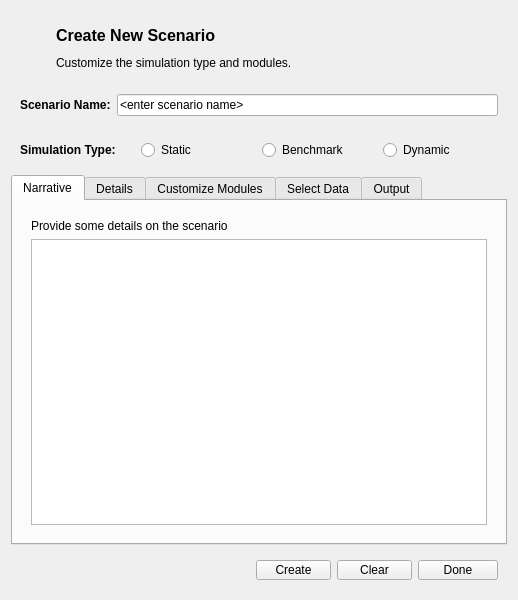
<?xml version="1.0" encoding="UTF-8"?>
<ui version="4.0">
 <class>NewScenarioDialog</class>
 <widget class="QDialog" name="NewScenarioDialog">
  <property name="geometry">
   <rect>
    <x>0</x>
    <y>0</y>
    <width>518</width>
    <height>600</height>
   </rect>
  </property>
  <property name="windowTitle">
   <string>Add Data...</string>
  </property>
  <property name="windowIcon">
   <iconset>
    <normaloff>../../../../../ubeatsicon.ico</normaloff>../../../../../ubeatsicon.ico</iconset>
  </property>
  <layout class="QVBoxLayout" name="verticalLayout">
   <item>
    <widget class="QWidget" name="title_widget" native="true">
     <layout class="QGridLayout" name="gridLayout_3">
      <item row="0" column="0">
       <widget class="QLabel" name="title_logo">
        <property name="minimumSize">
         <size>
          <width>30</width>
          <height>30</height>
         </size>
        </property>
        <property name="maximumSize">
         <size>
          <width>30</width>
          <height>30</height>
         </size>
        </property>
        <property name="text">
         <string/>
        </property>
        <property name="pixmap">
         <pixmap resource="graphics/ubeats.qrc">:/icons/Map-icon (1).png</pixmap>
        </property>
        <property name="scaledContents">
         <bool>true</bool>
        </property>
       </widget>
      </item>
      <item row="0" column="1">
       <widget class="QLabel" name="title">
        <property name="font">
         <font>
          <pointsize>12</pointsize>
          <weight>75</weight>
          <bold>true</bold>
         </font>
        </property>
        <property name="text">
         <string>Create New Scenario</string>
        </property>
       </widget>
      </item>
      <item row="1" column="1">
       <widget class="QLabel" name="subtitle">
        <property name="text">
         <string>Customize the simulation type and modules.</string>
        </property>
       </widget>
      </item>
     </layout>
    </widget>
   </item>
   <item>
    <widget class="QWidget" name="name_widget" native="true">
     <layout class="QHBoxLayout" name="horizontalLayout">
      <item>
       <widget class="QLabel" name="name_lbl">
        <property name="whatsThis">
         <string>Rainfall time series, obtain data from weather station or climate authority of your city. Time series should be in rainfall depth and have units millimetres.</string>
        </property>
        <property name="text">
         <string>&lt;html&gt;&lt;head/&gt;&lt;body&gt;&lt;p&gt;&lt;span style=&quot; font-weight:600;&quot;&gt;Scenario Name:&lt;/span&gt;&lt;/p&gt;&lt;/body&gt;&lt;/html&gt;</string>
        </property>
       </widget>
      </item>
      <item>
       <widget class="QLineEdit" name="name_box">
        <property name="enabled">
         <bool>true</bool>
        </property>
        <property name="text">
         <string>&lt;enter scenario name&gt;</string>
        </property>
        <property name="readOnly">
         <bool>false</bool>
        </property>
       </widget>
      </item>
     </layout>
    </widget>
   </item>
   <item>
    <widget class="QWidget" name="simtype_widget" native="true">
     <layout class="QHBoxLayout" name="horizontalLayout_3">
      <item>
       <widget class="QLabel" name="simtype_lbl">
        <property name="whatsThis">
         <string>Rainfall time series, obtain data from weather station or climate authority of your city. Time series should be in rainfall depth and have units millimetres.</string>
        </property>
        <property name="text">
         <string>&lt;html&gt;&lt;head/&gt;&lt;body&gt;&lt;p&gt;&lt;span style=&quot; font-weight:600;&quot;&gt;Simulation Type:&lt;/span&gt;&lt;/p&gt;&lt;/body&gt;&lt;/html&gt;</string>
        </property>
       </widget>
      </item>
      <item>
       <widget class="QRadioButton" name="static_radio">
        <property name="text">
         <string>Static</string>
        </property>
        <property name="icon">
         <iconset resource="graphics/ubeats.qrc">
          <normaloff>:/icons/camera.png</normaloff>:/icons/camera.png</iconset>
        </property>
       </widget>
      </item>
      <item>
       <widget class="QRadioButton" name="benchmark_radio">
        <property name="text">
         <string>Benchmark</string>
        </property>
        <property name="icon">
         <iconset resource="graphics/ubeats.qrc">
          <normaloff>:/icons/78125-park-bench.png</normaloff>:/icons/78125-park-bench.png</iconset>
        </property>
       </widget>
      </item>
      <item>
       <widget class="QRadioButton" name="dynamic_radio">
        <property name="text">
         <string>Dynamic</string>
        </property>
        <property name="icon">
         <iconset resource="graphics/ubeats.qrc">
          <normaloff>:/icons/55191-clock-symbol-of-circular-shape.png</normaloff>:/icons/55191-clock-symbol-of-circular-shape.png</iconset>
        </property>
       </widget>
      </item>
     </layout>
    </widget>
   </item>
   <item>
    <widget class="QTabWidget" name="setup_widget">
     <property name="currentIndex">
      <number>0</number>
     </property>
     <widget class="QWidget" name="narrative_tab">
      <attribute name="icon">
       <iconset resource="graphics/ubeats.qrc">
        <normaloff>:/icons/pages-brown-icon.png</normaloff>:/icons/pages-brown-icon.png</iconset>
      </attribute>
      <attribute name="title">
       <string>Narrative</string>
      </attribute>
      <layout class="QVBoxLayout" name="verticalLayout_2">
       <item>
        <layout class="QVBoxLayout" name="verticalLayout_6">
         <property name="margin">
          <number>9</number>
         </property>
         <item>
          <widget class="QLabel" name="narrative_lbl">
           <property name="whatsThis">
            <string>Rainfall time series, obtain data from weather station or climate authority of your city. Time series should be in rainfall depth and have units millimetres.</string>
           </property>
           <property name="text">
            <string>&lt;html&gt;&lt;head/&gt;&lt;body&gt;&lt;p&gt;Provide some details on the scenario&lt;/p&gt;&lt;/body&gt;&lt;/html&gt;</string>
           </property>
          </widget>
         </item>
         <item>
          <widget class="QPlainTextEdit" name="narrative_box">
           <property name="minimumSize">
            <size>
             <width>0</width>
             <height>100</height>
            </size>
           </property>
           <property name="documentTitle">
            <string/>
           </property>
           <property name="plainText">
            <string>&lt;enter scenario description&gt;</string>
           </property>
          </widget>
         </item>
        </layout>
       </item>
      </layout>
     </widget>
     <widget class="QWidget" name="details_tab">
      <attribute name="icon">
       <iconset resource="graphics/ubeats.qrc">
        <normaloff>:/icons/Settings-icon.png</normaloff>:/icons/Settings-icon.png</iconset>
      </attribute>
      <attribute name="title">
       <string>Details</string>
      </attribute>
      <layout class="QVBoxLayout" name="verticalLayout_8">
       <item>
        <widget class="QWidget" name="timestep_widget" native="true">
         <layout class="QGridLayout" name="gridLayout_6">
          <property name="margin">
           <number>14</number>
          </property>
          <item row="0" column="2">
           <widget class="QSpinBox" name="startyear_spin">
            <property name="minimumSize">
             <size>
              <width>75</width>
              <height>0</height>
             </size>
            </property>
            <property name="minimum">
             <number>1900</number>
            </property>
            <property name="maximum">
             <number>2500</number>
            </property>
            <property name="value">
             <number>2018</number>
            </property>
           </widget>
          </item>
          <item row="0" column="5">
           <spacer name="horizontalSpacer_2">
            <property name="orientation">
             <enum>Qt::Horizontal</enum>
            </property>
            <property name="sizeHint" stdset="0">
             <size>
              <width>40</width>
              <height>20</height>
             </size>
            </property>
           </spacer>
          </item>
          <item row="0" column="0">
           <widget class="QLabel" name="simyear_lbl">
            <property name="minimumSize">
             <size>
              <width>120</width>
              <height>0</height>
             </size>
            </property>
            <property name="whatsThis">
             <string>Rainfall time series, obtain data from weather station or climate authority of your city. Time series should be in rainfall depth and have units millimetres.</string>
            </property>
            <property name="text">
             <string>&lt;html&gt;&lt;head/&gt;&lt;body&gt;&lt;p&gt;Simulation Year:&lt;/p&gt;&lt;/body&gt;&lt;/html&gt;</string>
            </property>
           </widget>
          </item>
          <item row="0" column="3">
           <widget class="QLabel" name="simyear_lbl2">
            <property name="text">
             <string>to</string>
            </property>
           </widget>
          </item>
          <item row="0" column="4">
           <widget class="QSpinBox" name="endyear_spin">
            <property name="minimumSize">
             <size>
              <width>75</width>
              <height>0</height>
             </size>
            </property>
            <property name="minimum">
             <number>1900</number>
            </property>
            <property name="maximum">
             <number>2500</number>
            </property>
            <property name="value">
             <number>2068</number>
            </property>
           </widget>
          </item>
          <item row="1" column="0">
           <widget class="QLabel" name="timestep_lbl">
            <property name="minimumSize">
             <size>
              <width>120</width>
              <height>0</height>
             </size>
            </property>
            <property name="whatsThis">
             <string>Rainfall time series, obtain data from weather station or climate authority of your city. Time series should be in rainfall depth and have units millimetres.</string>
            </property>
            <property name="text">
             <string>&lt;html&gt;&lt;head/&gt;&lt;body&gt;&lt;p&gt;Dynamic Time Step:&lt;/p&gt;&lt;/body&gt;&lt;/html&gt;</string>
            </property>
           </widget>
          </item>
          <item row="1" column="2">
           <widget class="QSpinBox" name="timestep_spin">
            <property name="suffix">
             <string> years</string>
            </property>
            <property name="minimum">
             <number>1</number>
            </property>
            <property name="maximum">
             <number>20</number>
            </property>
            <property name="value">
             <number>1</number>
            </property>
           </widget>
          </item>
         </layout>
        </widget>
       </item>
       <item>
        <widget class="QWidget" name="timestep_widget_2" native="true">
         <layout class="QGridLayout" name="gridLayout_7">
          <property name="margin">
           <number>14</number>
          </property>
          <item row="0" column="2">
           <widget class="QSpinBox" name="benchmark_spin">
            <property name="minimumSize">
             <size>
              <width>75</width>
              <height>0</height>
             </size>
            </property>
            <property name="minimum">
             <number>10</number>
            </property>
            <property name="maximum">
             <number>10000</number>
            </property>
            <property name="singleStep">
             <number>10</number>
            </property>
            <property name="value">
             <number>100</number>
            </property>
           </widget>
          </item>
          <item row="0" column="3">
           <spacer name="horizontalSpacer_3">
            <property name="orientation">
             <enum>Qt::Horizontal</enum>
            </property>
            <property name="sizeHint" stdset="0">
             <size>
              <width>40</width>
              <height>20</height>
             </size>
            </property>
           </spacer>
          </item>
          <item row="0" column="0">
           <widget class="QLabel" name="benchmark_lbl">
            <property name="minimumSize">
             <size>
              <width>120</width>
              <height>0</height>
             </size>
            </property>
            <property name="whatsThis">
             <string>Rainfall time series, obtain data from weather station or climate authority of your city. Time series should be in rainfall depth and have units millimetres.</string>
            </property>
            <property name="text">
             <string>&lt;html&gt;&lt;head/&gt;&lt;body&gt;&lt;p&gt;Benchmark Iterations:&lt;/p&gt;&lt;/body&gt;&lt;/html&gt;</string>
            </property>
           </widget>
          </item>
         </layout>
        </widget>
       </item>
       <item>
        <spacer name="verticalSpacer_3">
         <property name="orientation">
          <enum>Qt::Vertical</enum>
         </property>
         <property name="sizeHint" stdset="0">
          <size>
           <width>20</width>
           <height>193</height>
          </size>
         </property>
        </spacer>
       </item>
      </layout>
     </widget>
     <widget class="QWidget" name="module_tab">
      <attribute name="icon">
       <iconset resource="graphics/ubeats.qrc">
        <normaloff>:/icons/palette-icon.png</normaloff>:/icons/palette-icon.png</iconset>
      </attribute>
      <attribute name="title">
       <string>Customize Modules</string>
      </attribute>
      <layout class="QGridLayout" name="gridLayout">
       <item row="0" column="0">
        <layout class="QVBoxLayout" name="verticalLayout_7">
         <property name="margin">
          <number>9</number>
         </property>
         <item>
          <widget class="QLabel" name="descr_lbl">
           <property name="text">
            <string>Select the Modules you would like to include (you can selectively run modules later):</string>
           </property>
          </widget>
         </item>
         <item>
          <widget class="QScrollArea" name="scrollArea">
           <property name="widgetResizable">
            <bool>true</bool>
           </property>
           <widget class="QWidget" name="scrollAreaWidgetContents">
            <property name="geometry">
             <rect>
              <x>0</x>
              <y>0</y>
              <width>439</width>
              <height>294</height>
             </rect>
            </property>
            <layout class="QGridLayout" name="gridLayout_4">
             <item row="4" column="0">
              <layout class="QGridLayout" name="gridLayout_5">
               <property name="margin">
                <number>9</number>
               </property>
               <item row="3" column="0">
                <widget class="QCheckBox" name="citydevelopment">
                 <property name="text">
                  <string>City Development</string>
                 </property>
                 <property name="icon">
                  <iconset resource="graphics/ubeats.qrc">
                   <normaloff>:/icons/Transport-Road-Worker-icon.png</normaloff>:/icons/Transport-Road-Worker-icon.png</iconset>
                 </property>
                </widget>
               </item>
               <item row="2" column="0">
                <widget class="QLabel" name="descr_lbl3">
                 <property name="text">
                  <string>&lt;html&gt;&lt;head/&gt;&lt;body&gt;&lt;p&gt;&lt;span style=&quot; font-weight:600;&quot;&gt;Planning&lt;/span&gt;&lt;/p&gt;&lt;/body&gt;&lt;/html&gt;</string>
                 </property>
                </widget>
               </item>
               <item row="1" column="1">
                <widget class="QCheckBox" name="climate">
                 <property name="enabled">
                  <bool>false</bool>
                 </property>
                 <property name="text">
                  <string>Climate Setup</string>
                 </property>
                 <property name="icon">
                  <iconset resource="graphics/ubeats.qrc">
                   <normaloff>:/icons/cloudy-with-rain-2667018_960_720.png</normaloff>:/icons/cloudy-with-rain-2667018_960_720.png</iconset>
                 </property>
                 <property name="checkable">
                  <bool>true</bool>
                 </property>
                 <property name="checked">
                  <bool>true</bool>
                 </property>
                </widget>
               </item>
               <item row="0" column="0">
                <widget class="QLabel" name="descr_lbl2">
                 <property name="text">
                  <string>&lt;html&gt;&lt;head/&gt;&lt;body&gt;&lt;p&gt;&lt;span style=&quot; font-weight:600;&quot;&gt;Data Processing&lt;/span&gt;&lt;/p&gt;&lt;/body&gt;&lt;/html&gt;</string>
                 </property>
                </widget>
               </item>
               <item row="1" column="0">
                <widget class="QCheckBox" name="spatialsetup">
                 <property name="enabled">
                  <bool>false</bool>
                 </property>
                 <property name="text">
                  <string>Spatial Setup</string>
                 </property>
                 <property name="icon">
                  <iconset resource="graphics/ubeats.qrc">
                   <normaloff>:/icons/Data-Grid-icon.png</normaloff>:/icons/Data-Grid-icon.png</iconset>
                 </property>
                 <property name="checkable">
                  <bool>true</bool>
                 </property>
                 <property name="checked">
                  <bool>true</bool>
                 </property>
                 <property name="tristate">
                  <bool>false</bool>
                 </property>
                </widget>
               </item>
               <item row="4" column="0">
                <widget class="QCheckBox" name="urbanplanning">
                 <property name="text">
                  <string>Urban Planning</string>
                 </property>
                 <property name="icon">
                  <iconset resource="graphics/ubeats.qrc">
                   <normaloff>:/icons/Very-Basic-Design-icon.png</normaloff>:/icons/Very-Basic-Design-icon.png</iconset>
                 </property>
                </widget>
               </item>
               <item row="4" column="1">
                <widget class="QCheckBox" name="socioeconomic">
                 <property name="text">
                  <string>Socio-Economic</string>
                 </property>
                 <property name="icon">
                  <iconset resource="graphics/ubeats.qrc">
                   <normaloff>:/icons/community-users-icon.png</normaloff>:/icons/community-users-icon.png</iconset>
                 </property>
                </widget>
               </item>
               <item row="5" column="0">
                <widget class="QLabel" name="descr_lbl4">
                 <property name="text">
                  <string>&lt;html&gt;&lt;head/&gt;&lt;body&gt;&lt;p&gt;&lt;span style=&quot; font-weight:600;&quot;&gt;Environment&lt;/span&gt;&lt;/p&gt;&lt;/body&gt;&lt;/html&gt;</string>
                 </property>
                </widget>
               </item>
               <item row="8" column="0">
                <widget class="QLabel" name="descr_lbl5">
                 <property name="text">
                  <string>&lt;html&gt;&lt;head/&gt;&lt;body&gt;&lt;p&gt;&lt;span style=&quot; font-weight:600;&quot;&gt;Evaluation&lt;/span&gt;&lt;/p&gt;&lt;/body&gt;&lt;/html&gt;</string>
                 </property>
                </widget>
               </item>
               <item row="6" column="0">
                <widget class="QCheckBox" name="spatialmapping">
                 <property name="text">
                  <string>Spatial Mapping</string>
                 </property>
                 <property name="icon">
                  <iconset resource="graphics/ubeats.qrc">
                   <normaloff>:/icons/GISLayers.png</normaloff>:/icons/GISLayers.png</iconset>
                 </property>
                </widget>
               </item>
               <item row="6" column="1">
                <widget class="QCheckBox" name="regulation">
                 <property name="text">
                  <string>Regulation</string>
                 </property>
                 <property name="icon">
                  <iconset resource="graphics/ubeats.qrc">
                   <normaloff>:/icons/Actions-view-pim-tasks-icon.png</normaloff>:/icons/Actions-view-pim-tasks-icon.png</iconset>
                 </property>
                </widget>
               </item>
               <item row="7" column="0">
                <widget class="QCheckBox" name="infrastructure">
                 <property name="text">
                  <string>Infrastructure</string>
                 </property>
                 <property name="icon">
                  <iconset resource="graphics/ubeats.qrc">
                   <normaloff>:/icons/Bench-icon.png</normaloff>:/icons/Bench-icon.png</iconset>
                 </property>
                </widget>
               </item>
               <item row="9" column="0">
                <widget class="QCheckBox" name="performance">
                 <property name="text">
                  <string>Performance</string>
                 </property>
                 <property name="icon">
                  <iconset resource="graphics/ubeats.qrc">
                   <normaloff>:/icons/Bar-chart-icon.png</normaloff>:/icons/Bar-chart-icon.png</iconset>
                 </property>
                </widget>
               </item>
               <item row="10" column="0">
                <widget class="QCheckBox" name="decisionanalysis">
                 <property name="text">
                  <string>Decision Analysis</string>
                 </property>
                 <property name="icon">
                  <iconset resource="graphics/ubeats.qrc">
                   <normaloff>:/icons/Data-Flow-Chart-icon.png</normaloff>:/icons/Data-Flow-Chart-icon.png</iconset>
                 </property>
                </widget>
               </item>
               <item row="9" column="1">
                <widget class="QCheckBox" name="impact">
                 <property name="text">
                  <string>Impact</string>
                 </property>
                 <property name="icon">
                  <iconset resource="graphics/ubeats.qrc">
                   <normaloff>:/icons/Market-Analysis-icon.png</normaloff>:/icons/Market-Analysis-icon.png</iconset>
                 </property>
                </widget>
               </item>
              </layout>
             </item>
             <item row="6" column="0">
              <spacer name="verticalSpacer_2">
               <property name="orientation">
                <enum>Qt::Vertical</enum>
               </property>
               <property name="sizeHint" stdset="0">
                <size>
                 <width>20</width>
                 <height>40</height>
                </size>
               </property>
              </spacer>
             </item>
            </layout>
           </widget>
          </widget>
         </item>
        </layout>
       </item>
      </layout>
     </widget>
     <widget class="QWidget" name="data_tab">
      <attribute name="icon">
       <iconset resource="graphics/ubeats.qrc">
        <normaloff>:/icons/Misc-Database-3-icon.png</normaloff>:/icons/Misc-Database-3-icon.png</iconset>
      </attribute>
      <attribute name="title">
       <string>Select Data</string>
      </attribute>
      <layout class="QHBoxLayout" name="horizontalLayout_4">
       <item>
        <widget class="QWidget" name="datalibrary" native="true">
         <layout class="QVBoxLayout" name="verticalLayout_4">
          <property name="margin">
           <number>14</number>
          </property>
          <item>
           <widget class="QTreeWidget" name="datalibrary_tree">
            <property name="verticalScrollBarPolicy">
             <enum>Qt::ScrollBarAlwaysOn</enum>
            </property>
            <column>
             <property name="text">
              <string>Project Data Library</string>
             </property>
             <property name="font">
              <font>
               <weight>75</weight>
               <italic>false</italic>
               <bold>true</bold>
              </font>
             </property>
            </column>
            <item>
             <property name="text">
              <string>Spatial Data</string>
             </property>
             <item>
              <property name="text">
               <string>Boundaries</string>
              </property>
              <item>
               <property name="text">
                <string>&lt;no data&gt;</string>
               </property>
              </item>
             </item>
             <item>
              <property name="text">
               <string>Built Infrastructure</string>
              </property>
              <item>
               <property name="text">
                <string>&lt;no data&gt;</string>
               </property>
              </item>
             </item>
             <item>
              <property name="text">
               <string>Elevation</string>
              </property>
              <item>
               <property name="text">
                <string>&lt;no data&gt;</string>
               </property>
              </item>
             </item>
             <item>
              <property name="text">
               <string>Employment</string>
              </property>
              <item>
               <property name="text">
                <string>&lt;none&gt;</string>
               </property>
              </item>
             </item>
             <item>
              <property name="text">
               <string>Land Use</string>
              </property>
              <item>
               <property name="text">
                <string>&lt;no data&gt;</string>
               </property>
              </item>
             </item>
             <item>
              <property name="text">
               <string>Locality Maps</string>
              </property>
              <item>
               <property name="text">
                <string>&lt;no data&gt;</string>
               </property>
              </item>
             </item>
             <item>
              <property name="text">
               <string>Overlays</string>
              </property>
              <item>
               <property name="text">
                <string>&lt;no data&gt;</string>
               </property>
              </item>
             </item>
             <item>
              <property name="text">
               <string>Population</string>
              </property>
              <item>
               <property name="text">
                <string>&lt;no data&gt;</string>
               </property>
              </item>
             </item>
             <item>
              <property name="text">
               <string>Soil</string>
              </property>
              <item>
               <property name="text">
                <string>&lt;no data&gt;</string>
               </property>
              </item>
             </item>
             <item>
              <property name="text">
               <string>Water Bodies</string>
              </property>
              <item>
               <property name="text">
                <string>&lt;none&gt;</string>
               </property>
              </item>
             </item>
            </item>
            <item>
             <property name="text">
              <string>Time Series Data</string>
             </property>
             <item>
              <property name="text">
               <string>Rainfall</string>
              </property>
              <item>
               <property name="text">
                <string>&lt;no data&gt;</string>
               </property>
              </item>
             </item>
             <item>
              <property name="text">
               <string>Evapotranspiration</string>
              </property>
              <item>
               <property name="text">
                <string>&lt;no data&gt;</string>
               </property>
              </item>
             </item>
             <item>
              <property name="text">
               <string>Solar Radiation</string>
              </property>
              <item>
               <property name="text">
                <string>&lt;no data&gt;</string>
               </property>
              </item>
             </item>
             <item>
              <property name="text">
               <string>Temperature</string>
              </property>
              <item>
               <property name="text">
                <string>&lt;no data&gt;</string>
               </property>
              </item>
             </item>
            </item>
            <item>
             <property name="text">
              <string>Qualitative Data</string>
             </property>
             <item>
              <property name="text">
               <string>&lt;no data&gt;</string>
              </property>
             </item>
            </item>
           </widget>
          </item>
         </layout>
        </widget>
       </item>
       <item>
        <widget class="QWidget" name="scenariodata" native="true">
         <property name="minimumSize">
          <size>
           <width>200</width>
           <height>0</height>
          </size>
         </property>
         <property name="maximumSize">
          <size>
           <width>200</width>
           <height>16777215</height>
          </size>
         </property>
         <layout class="QVBoxLayout" name="verticalLayout_3">
          <property name="margin">
           <number>14</number>
          </property>
          <item>
           <widget class="QTreeWidget" name="scenariodata_tree">
            <column>
             <property name="text">
              <string>Scenario Data Set</string>
             </property>
             <property name="font">
              <font>
               <weight>75</weight>
               <bold>true</bold>
              </font>
             </property>
            </column>
            <item>
             <property name="text">
              <string>Spatial Data</string>
             </property>
             <item>
              <property name="text">
               <string>&lt;none&gt;</string>
              </property>
             </item>
            </item>
            <item>
             <property name="text">
              <string>Temporal Data</string>
             </property>
             <item>
              <property name="text">
               <string>&lt;none&gt;</string>
              </property>
             </item>
            </item>
            <item>
             <property name="text">
              <string>Qualitative Data</string>
             </property>
             <item>
              <property name="text">
               <string>&lt;none&gt;</string>
              </property>
             </item>
            </item>
           </widget>
          </item>
          <item>
           <widget class="QPushButton" name="add_to_button">
            <property name="text">
             <string>&gt;&gt; Add to Scenario</string>
            </property>
           </widget>
          </item>
          <item>
           <widget class="QPushButton" name="remove_from_button">
            <property name="text">
             <string>&lt;&lt; Remove from Scenario</string>
            </property>
           </widget>
          </item>
         </layout>
        </widget>
       </item>
      </layout>
     </widget>
     <widget class="QWidget" name="output_tab">
      <attribute name="icon">
       <iconset resource="graphics/ubeats.qrc">
        <normaloff>:/icons/export-icon.png</normaloff>:/icons/export-icon.png</iconset>
      </attribute>
      <attribute name="title">
       <string>Output</string>
      </attribute>
      <layout class="QVBoxLayout" name="verticalLayout_5">
       <item>
        <widget class="QWidget" name="naming_convention" native="true">
         <layout class="QGridLayout" name="gridLayout_2">
          <property name="margin">
           <number>14</number>
          </property>
          <item row="0" column="0">
           <widget class="QLabel" name="naming_lbl">
            <property name="whatsThis">
             <string>Rainfall time series, obtain data from weather station or climate authority of your city. Time series should be in rainfall depth and have units millimetres.</string>
            </property>
            <property name="text">
             <string>&lt;html&gt;&lt;head/&gt;&lt;body&gt;&lt;p&gt;File naming convention:&lt;/p&gt;&lt;/body&gt;&lt;/html&gt;</string>
            </property>
           </widget>
          </item>
          <item row="0" column="1">
           <widget class="QLineEdit" name="naming_line">
            <property name="enabled">
             <bool>true</bool>
            </property>
            <property name="text">
             <string>&lt;enter a naming convention for outputs&gt;</string>
            </property>
            <property name="readOnly">
             <bool>false</bool>
            </property>
           </widget>
          </item>
          <item row="1" column="1">
           <widget class="QCheckBox" name="naming_check">
            <property name="text">
             <string>Use scenario name (spaces become underscores)</string>
            </property>
           </widget>
          </item>
         </layout>
        </widget>
       </item>
       <item>
        <spacer name="verticalSpacer">
         <property name="orientation">
          <enum>Qt::Vertical</enum>
         </property>
         <property name="sizeHint" stdset="0">
          <size>
           <width>20</width>
           <height>260</height>
          </size>
         </property>
        </spacer>
       </item>
      </layout>
      <zorder>naming_convention</zorder>
      <zorder>verticalSpacer</zorder>
     </widget>
    </widget>
   </item>
   <item>
    <widget class="QWidget" name="footer" native="true">
     <property name="minimumSize">
      <size>
       <width>0</width>
       <height>38</height>
      </size>
     </property>
     <property name="maximumSize">
      <size>
       <width>16777215</width>
       <height>38</height>
      </size>
     </property>
     <layout class="QHBoxLayout" name="horizontalLayout_2">
      <item>
       <spacer name="horizontalSpacer">
        <property name="orientation">
         <enum>Qt::Horizontal</enum>
        </property>
        <property name="sizeHint" stdset="0">
         <size>
          <width>40</width>
          <height>20</height>
         </size>
        </property>
       </spacer>
      </item>
      <item>
       <widget class="QToolButton" name="create_button">
        <property name="minimumSize">
         <size>
          <width>75</width>
          <height>20</height>
         </size>
        </property>
        <property name="text">
         <string>Create</string>
        </property>
       </widget>
      </item>
      <item>
       <widget class="QToolButton" name="clear_button">
        <property name="minimumSize">
         <size>
          <width>75</width>
          <height>0</height>
         </size>
        </property>
        <property name="text">
         <string>Clear</string>
        </property>
       </widget>
      </item>
      <item>
       <widget class="QPushButton" name="done_button">
        <property name="text">
         <string>Done</string>
        </property>
       </widget>
      </item>
     </layout>
    </widget>
   </item>
  </layout>
 </widget>
 <tabstops>
  <tabstop>name_box</tabstop>
  <tabstop>static_radio</tabstop>
  <tabstop>benchmark_radio</tabstop>
  <tabstop>dynamic_radio</tabstop>
  <tabstop>datalibrary_tree</tabstop>
  <tabstop>scenariodata_tree</tabstop>
  <tabstop>add_to_button</tabstop>
  <tabstop>remove_from_button</tabstop>
  <tabstop>naming_line</tabstop>
  <tabstop>naming_check</tabstop>
  <tabstop>create_button</tabstop>
  <tabstop>clear_button</tabstop>
  <tabstop>done_button</tabstop>
 </tabstops>
 <resources>
  <include location="graphics/ubeats.qrc"/>
 </resources>
 <connections/>
</ui>
